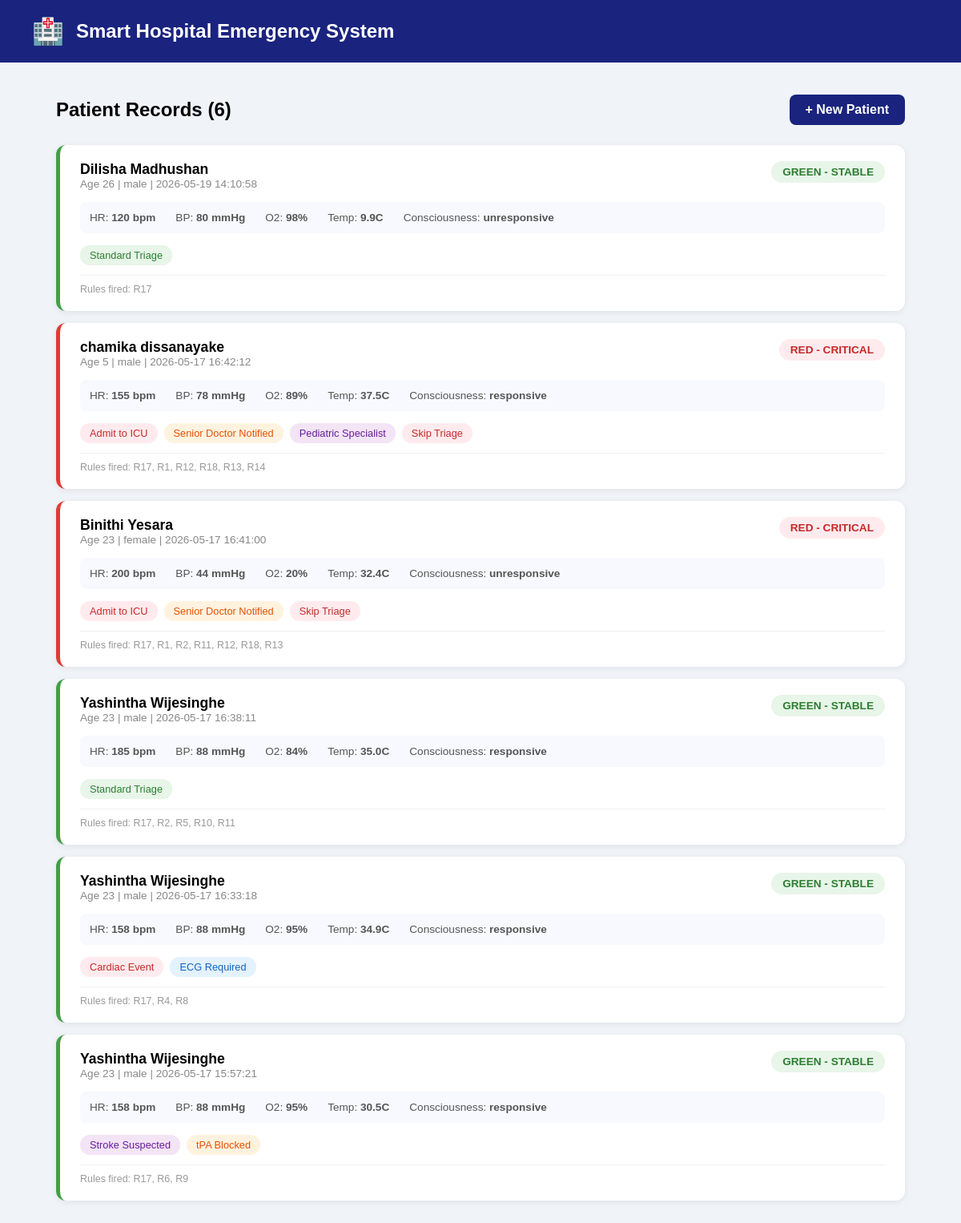
/dashboard, run on the app's committed database.
### tables this page shows
CREATE TABLE diagnoses (
            id INTEGER PRIMARY KEY AUTOINCREMENT,
            patient_id INTEGER,
            patient_status TEXT,
            alert_level TEXT,
            cardiac_event INTEGER,
            stroke_suspected INTEGER,
            recommend_ECG INTEGER,
            recommend_ICU INTEGER,
            emergency_transfer INTEGER,
            notify_senior_doctor INTEGER,
            notify_pediatric INTEGER,
            skip_triage INTEGER,
            tpa_blocked INTEGER,
            rules_fired TEXT,
            FOREIGN KEY (patient_id) REFERENCES patients(id)
        );

CREATE TABLE patients (
            id INTEGER PRIMARY KEY AUTOINCREMENT,
            name TEXT NOT NULL,
            age INTEGER,
            gender TEXT,
            heart_rate INTEGER,
            blood_pressure INTEGER,
            oxygen_saturation INTEGER,
            temperature REAL,
            consciousness TEXT,
            chest_pain INTEGER,
            sweating INTEGER,
            left_arm_pain INTEGER,
            bleeding TEXT,
            facial_drooping INTEGER,
            speech_slurred INTEGER,
            arm_weakness INTEGER,
            trauma INTEGER,
            has_allergy INTEGER,
            allergy_drug TEXT,
            icu_available INTEGER,
            timestamp DATETIME DEFAULT CURRENT_TIMESTAMP
        );

### app.py (the view)
@app.route("/dashboard")
def dashboard():
    patients = get_all_patients()
    return render_template("dashboard.html", patients=patients)

### database.py (called while the page is built)
def get_all_patients():
    conn = sqlite3.connect("hospital.db")
    conn.row_factory = sqlite3.Row
    cursor = conn.cursor()
    cursor.execute("""
        SELECT p.*, d.patient_status, d.alert_level,
               d.cardiac_event, d.stroke_suspected,
               d.recommend_ECG, d.recommend_ICU,
               d.notify_senior_doctor, d.notify_pediatric,
               d.skip_triage, d.rules_fired,
               d.emergency_transfer, d.tpa_blocked
        FROM patients p
        LEFT JOIN diagnoses d ON p.id = d.patient_id
        ORDER BY p.timestamp DESC
    """)
    rows = cursor.fetchall()
    conn.close()
    return [dict(row) for row in rows]

### templates/dashboard.html (shortened to what this page needs)
<!DOCTYPE html><html><head></head><body><header><span style="font-size:2rem">&#127973;</span><div><h1>Smart Hospital Emergency System</h1></div></header><div class="container"><div class="top-bar"><h2>Patient Records ({{ patients|length }})</h2><a href="/" class="add-btn">+ New Patient</a></div>{% if patients %}{% for p in patients %}<div class="patient-card {{ p.patient_status or "stable" }}"><div class="patient-header"><div><div class="patient-name">{{ p.name }}</div><div class="patient-meta">Age {{ p.age }} | {{ p.gender }} | {{ p.timestamp }}</div></div><span class="alert-badge alert-{{ p.alert_level or "GREEN" }}">{{ p.alert_level or "GREEN" }} - {{ (p.patient_status or "stable")|upper }}</span></div><div class="vitals"><div class="vital-item">HR: <span>{{ p.heart_rate }} bpm</span></div><div class="vital-item">BP: <span>{{ p.blood_pressure }} mmHg</span></div><div class="vital-item">O2: <span>{{ p.oxygen_saturation }}%</span></div><div class="vital-item">Temp: <span>{{ p.temperature }}C</span></div><div class="vital-item">Consciousness: <span>{{ p.consciousness }}</span></div></div><div class="tags">{% if p.cardiac_event %}<span class="tag tag-red">Cardiac Event</span>{% endif %}{% if p.stroke_suspected %}<span class="tag tag-purple">Stroke Suspected</span>{% endif %}{% if p.recommend_ECG %}<span class="tag tag-blue">ECG Required</span>{% endif %}{% if p.recommend_ICU %}<span class="tag tag-red">Admit to ICU</span>{% endif %}{% if p.notify_senior_doctor %}<span class="tag tag-orange">Senior Doctor Notified</span>{% endif %}{% if p.notify_pediatric %}<span class="tag tag-purple">Pediatric Specialist</span>{% endif %}{% if p.skip_triage %}<span class="tag tag-red">Skip Triage</span>{% endif %}{% if p.tpa_blocked %}<span class="tag tag-orange">tPA Blocked</span>{% endif %}{% if not p.cardiac_event and not p.stroke_suspected and not p.recommend_ICU %}<span class="tag tag-green">Standard Triage</span>{% endif %}</div>{% if p.rules_fired %}<div class="rules-fired">Rules fired: {{ p.rules_fired }}</div>{% endif %}</div>{% endfor %}{% else %}<div class="empty"><h3>No patients yet</h3><p><a href="/">Add the first patient</a></p></div>{% endif %}</div></body></html>

### templates/dashboard.html (style rules this page uses)
* { box-sizing:border-box;margin:0;padding:0 }
body { font-family:Arial,sans-serif;background:#f0f4f8 }
header { background:#1a237e;color:white;padding:20px 40px;display:flex;align-items:center;gap:15px }
header h1 { font-size:1.5rem }
.container { max-width:1100px;margin:40px auto;padding:0 20px }
.top-bar { display:flex;justify-content:space-between;align-items:center;margin-bottom:25px }
.add-btn { background:#1a237e;color:white;padding:10px 20px;border-radius:8px;text-decoration:none;font-weight:bold }
.patient-card { background:white;border-radius:12px;padding:20px 25px;margin-bottom:15px;box-shadow:0 2px 8px rgba(0,0,0,0.07);border-left:5px solid #ccc }
.patient-card.critical { border-left-color:#e53935 }
.patient-card.stable { border-left-color:#43a047 }
.patient-header { display:flex;justify-content:space-between;align-items:flex-start;margin-bottom:15px }
.patient-name { font-size:1.1rem;font-weight:bold }
.patient-meta { font-size:0.85rem;color:#888 }
.alert-badge { padding:6px 14px;border-radius:20px;font-size:0.85rem;font-weight:bold }
.alert-RED { background:#ffebee;color:#c62828 }
.alert-GREEN { background:#e8f5e9;color:#2e7d32 }
.vitals { display:flex;gap:25px;flex-wrap:wrap;margin-bottom:15px;padding:12px;background:#f8f9ff;border-radius:8px }
.vital-item { font-size:0.85rem;color:#555 }
.vital-item span { font-weight:bold }
.tags { display:flex;flex-wrap:wrap;gap:8px }
.tag { padding:5px 12px;border-radius:12px;font-size:0.8rem }
.tag-red { background:#ffebee;color:#c62828 }
.tag-blue { background:#e3f2fd;color:#1565c0 }
.tag-orange { background:#fff3e0;color:#e65100 }
.tag-purple { background:#f3e5f5;color:#6a1b9a }
.tag-green { background:#e8f5e9;color:#2e7d32 }
.rules-fired { margin-top:12px;font-size:0.78rem;color:#999;border-top:1px solid #f0f0f0;padding-top:10px }

### data on the page
diagnoses: name "Dilisha Madhushan", age "26", gender "male", timestamp "2026-05-19 14:10:58", alert_level "GREEN", patient_status "STABLE", heart_rate "120", blood_pressure "80", oxygen_saturation "98", temperature "9.9", consciousness "unresponsive", cardiac_event "Standard Triage", rules_fired "R17"
diagnoses: name "chamika dissanayake", age "5", gender "male", timestamp "2026-05-17 16:42:12", alert_level "RED", patient_status "CRITICAL", heart_rate "155", blood_pressure "78", oxygen_saturation "89", temperature "37.5", consciousness "responsive", recommend_ICU "Admit to ICU", notify_senior_doctor "Senior Doctor Notified", notify_pediatric "Pediatric Specialist", skip_triage "Skip Triage", rules_fired "R17, R1, R12, R18, R13, R14"
diagnoses: name "Binithi Yesara", age "23", gender "female", timestamp "2026-05-17 16:41:00", alert_level "RED", patient_status "CRITICAL", heart_rate "200", blood_pressure "44", oxygen_saturation "20", temperature "32.4", consciousness "unresponsive", recommend_ICU "Admit to ICU", notify_senior_doctor "Senior Doctor Notified", skip_triage "Skip Triage", rules_fired "R17, R1, R2, R11, R12, R18, R13"
diagnoses: name "Yashintha Wijesinghe", age "23", gender "male", timestamp "2026-05-17 16:38:11", alert_level "GREEN", patient_status "STABLE", heart_rate "185", blood_pressure "88", oxygen_saturation "84", temperature "35.0", consciousness "responsive", cardiac_event "Standard Triage", rules_fired "R17, R2, R5, R10, R11"
diagnoses: name "Yashintha Wijesinghe", age "23", gender "male", timestamp "2026-05-17 16:33:18", alert_level "GREEN", patient_status "STABLE", heart_rate "158", blood_pressure "88", oxygen_saturation "95", temperature "34.9", consciousness "responsive", cardiac_event "Cardiac Event", recommend_ECG "ECG Required", rules_fired "R17, R4, R8"
diagnoses: name "Yashintha Wijesinghe", age "23", gender "male", timestamp "2026-05-17 15:57:21", alert_level "GREEN", patient_status "STABLE", heart_rate "158", blood_pressure "88", oxygen_saturation "95", temperature "30.5", consciousness "responsive", stroke_suspected "Stroke Suspected", tpa_blocked "tPA Blocked", rules_fired "R17, R6, R9"

### other printed values
{{ patients|length }} "6"
